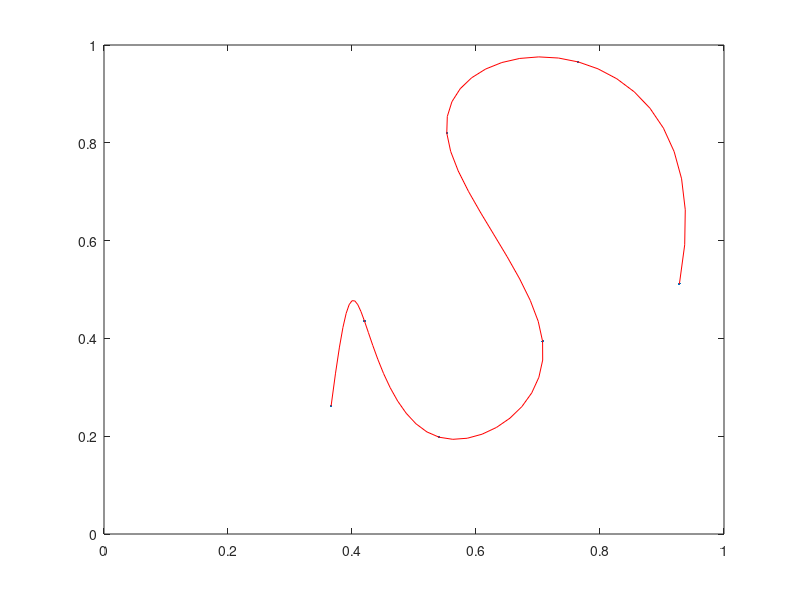

MATLAB code for this plot:
%% Splines in Two Dimensions
% This demonstration interpolates data with a cubic spline in 2 dimensions. It
% uses MATLAB's SPLINE function.  It does NOT use the Spline Toolbox, which is a
% complete set of functions for B-splines and other piecewise polynomials of any
% degree.
% 
% Copyright 1984-2002 The MathWorks, Inc. 
% $Revision: 5.10 $  $Date: 2002/04/15 03:37:05 $

%%
% Randomly pick eight points.  Plot them.

n = 7;
x = rand(n,1);
y = rand(n,1);
plot(x,y,'.')
axis([0 1 0 1])

%%
% Interpolate the points with two splines by evaluating them with a finer 
% spacing.  Plot the interpolated curve with a red line.

t = 1:n;
ts = 1:1/10:n;
xs = spline(t,x,ts);
ys = spline(t,y,ts);
hold on
plot(xs,ys,'r');
hold off
